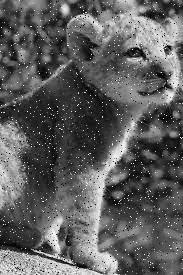
#> input picture Aula2/Exercicios/Exercicios_aula_parte1/ruido.png, 183 x 275 px
$ python Mediana.py
#> lines starting #> are read from the running program, lines starting #| are printed output that depends on the picture
#> further down, a is the input picture: shape (275, 183); min 0, max 255, mean 93.8
import cv2
import numpy as np

def mediana(a):
    b = np.zeros_like(a)
    rows, cols = a.shape
#> rows = 275; cols = 183
    for l in range(rows):
        for c in range(cols):
            v = []
            for l2 in range(-1, 2):
                for c2 in range(-1, 2):
                    l3 = l + l2
                    c3 = c + c2

                    if l3 < 0:
                        l3 = -l3
                    if l3 >= rows:
                        l3 = rows - (l3 - rows + 2)
                    if c3 < 0:
                        c3 = -c3
                    if c3 >= cols:
                        c3 = cols - (c3 - cols + 2)

                    v.append(a[l3, c3])

            # Encontrando o valor mediano
            v.sort()
            mid = len(v) // 2
            b[l, c] = v[mid]
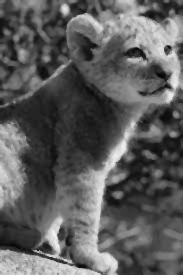
#> b: shape (275, 183); min 3, max 246, mean 92.2

    return b

# Carregar a imagem
a = cv2.imread("ruido.png", cv2.IMREAD_GRAYSCALE)

# Aplicar o filtro de mediana
b = mediana(a)

# Salvar a imagem resultante
cv2.imwrite("mediana_ruido.png", b)
